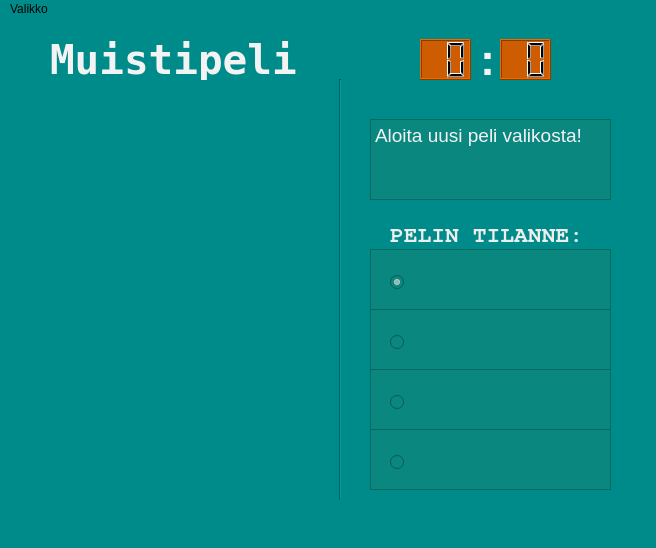
<?xml version="1.0" encoding="UTF-8"?>
<ui version="4.0">
 <class>MainWindow</class>
 <widget class="QMainWindow" name="MainWindow">
  <property name="geometry">
   <rect>
    <x>0</x>
    <y>0</y>
    <width>656</width>
    <height>548</height>
   </rect>
  </property>
  <property name="windowTitle">
   <string>MainWindow</string>
  </property>
  <property name="styleSheet">
   <string notr="true">background-color: darkCyan;</string>
  </property>
  <widget class="QWidget" name="centralwidget">
   <widget class="QLabel" name="gameStateLabel">
    <property name="geometry">
     <rect>
      <x>390</x>
      <y>200</y>
      <width>201</width>
      <height>31</height>
     </rect>
    </property>
    <property name="font">
     <font>
      <family>FreeMono</family>
      <pointsize>17</pointsize>
      <weight>75</weight>
      <italic>false</italic>
      <bold>true</bold>
     </font>
    </property>
    <property name="styleSheet">
     <string notr="true">color: rgb(238, 238, 236);</string>
    </property>
    <property name="text">
     <string>PELIN TILANNE:</string>
    </property>
   </widget>
   <widget class="QFrame" name="playerOneFrame">
    <property name="geometry">
     <rect>
      <x>370</x>
      <y>230</y>
      <width>241</width>
      <height>61</height>
     </rect>
    </property>
    <property name="styleSheet">
     <string notr="true">background-color: rgb(10, 135, 127);</string>
    </property>
    <property name="frameShape">
     <enum>QFrame::StyledPanel</enum>
    </property>
    <property name="frameShadow">
     <enum>QFrame::Raised</enum>
    </property>
    <widget class="QRadioButton" name="playerOneRadioButton">
     <property name="enabled">
      <bool>false</bool>
     </property>
     <property name="geometry">
      <rect>
       <x>20</x>
       <y>20</y>
       <width>106</width>
       <height>26</height>
      </rect>
     </property>
     <property name="font">
      <font>
       <family>Cantarell</family>
       <pointsize>14</pointsize>
      </font>
     </property>
     <property name="styleSheet">
      <string notr="true">color: rgb(243, 243, 243);</string>
     </property>
     <property name="text">
      <string/>
     </property>
     <property name="checked">
      <bool>true</bool>
     </property>
     <attribute name="buttonGroup">
      <string notr="true">buttonGroup</string>
     </attribute>
    </widget>
    <widget class="QLineEdit" name="playerOnePointsLineEdit">
     <property name="enabled">
      <bool>false</bool>
     </property>
     <property name="geometry">
      <rect>
       <x>180</x>
       <y>10</y>
       <width>51</width>
       <height>41</height>
      </rect>
     </property>
     <property name="font">
      <font>
       <pointsize>24</pointsize>
       <weight>75</weight>
       <italic>false</italic>
       <bold>true</bold>
       <strikeout>false</strikeout>
      </font>
     </property>
     <property name="styleSheet">
      <string notr="true">color: rgb(245, 121, 0);</string>
     </property>
     <property name="text">
      <string/>
     </property>
     <property name="frame">
      <bool>false</bool>
     </property>
    </widget>
   </widget>
   <widget class="QFrame" name="playerTwoFrame">
    <property name="geometry">
     <rect>
      <x>370</x>
      <y>290</y>
      <width>241</width>
      <height>61</height>
     </rect>
    </property>
    <property name="styleSheet">
     <string notr="true">background-color: rgb(10, 135, 127);</string>
    </property>
    <property name="frameShape">
     <enum>QFrame::StyledPanel</enum>
    </property>
    <property name="frameShadow">
     <enum>QFrame::Raised</enum>
    </property>
    <widget class="QRadioButton" name="playerTwoRadioButton">
     <property name="enabled">
      <bool>false</bool>
     </property>
     <property name="geometry">
      <rect>
       <x>20</x>
       <y>20</y>
       <width>106</width>
       <height>26</height>
      </rect>
     </property>
     <property name="font">
      <font>
       <pointsize>14</pointsize>
      </font>
     </property>
     <property name="styleSheet">
      <string notr="true">color: rgb(243, 243, 243);</string>
     </property>
     <property name="text">
      <string/>
     </property>
     <property name="checked">
      <bool>false</bool>
     </property>
     <attribute name="buttonGroup">
      <string notr="true">buttonGroup</string>
     </attribute>
    </widget>
    <widget class="QLineEdit" name="playerTwoPointsLineEdit">
     <property name="enabled">
      <bool>false</bool>
     </property>
     <property name="geometry">
      <rect>
       <x>180</x>
       <y>10</y>
       <width>51</width>
       <height>41</height>
      </rect>
     </property>
     <property name="font">
      <font>
       <pointsize>24</pointsize>
       <weight>75</weight>
       <italic>false</italic>
       <bold>true</bold>
       <strikeout>false</strikeout>
      </font>
     </property>
     <property name="styleSheet">
      <string notr="true">color: rgb(245, 121, 0);</string>
     </property>
     <property name="text">
      <string/>
     </property>
     <property name="frame">
      <bool>false</bool>
     </property>
    </widget>
   </widget>
   <widget class="QFrame" name="playerThreeFrame">
    <property name="geometry">
     <rect>
      <x>370</x>
      <y>350</y>
      <width>241</width>
      <height>61</height>
     </rect>
    </property>
    <property name="styleSheet">
     <string notr="true">background-color: rgb(10, 135, 127);</string>
    </property>
    <property name="frameShape">
     <enum>QFrame::StyledPanel</enum>
    </property>
    <property name="frameShadow">
     <enum>QFrame::Raised</enum>
    </property>
    <widget class="QRadioButton" name="playerThreeRadioButton">
     <property name="enabled">
      <bool>false</bool>
     </property>
     <property name="geometry">
      <rect>
       <x>20</x>
       <y>20</y>
       <width>106</width>
       <height>26</height>
      </rect>
     </property>
     <property name="font">
      <font>
       <pointsize>14</pointsize>
      </font>
     </property>
     <property name="styleSheet">
      <string notr="true">color: rgb(243, 243, 243);</string>
     </property>
     <property name="text">
      <string/>
     </property>
     <property name="checked">
      <bool>false</bool>
     </property>
     <attribute name="buttonGroup">
      <string notr="true">buttonGroup</string>
     </attribute>
    </widget>
    <widget class="QLineEdit" name="playerThreePointsLineEdit">
     <property name="enabled">
      <bool>false</bool>
     </property>
     <property name="geometry">
      <rect>
       <x>180</x>
       <y>10</y>
       <width>51</width>
       <height>41</height>
      </rect>
     </property>
     <property name="font">
      <font>
       <pointsize>24</pointsize>
       <weight>75</weight>
       <italic>false</italic>
       <bold>true</bold>
       <strikeout>false</strikeout>
      </font>
     </property>
     <property name="styleSheet">
      <string notr="true">color: rgb(245, 121, 0);</string>
     </property>
     <property name="text">
      <string/>
     </property>
     <property name="frame">
      <bool>false</bool>
     </property>
    </widget>
   </widget>
   <widget class="QFrame" name="playerFourFrame">
    <property name="geometry">
     <rect>
      <x>370</x>
      <y>410</y>
      <width>241</width>
      <height>61</height>
     </rect>
    </property>
    <property name="styleSheet">
     <string notr="true">background-color: rgb(10, 135, 127);</string>
    </property>
    <property name="frameShape">
     <enum>QFrame::StyledPanel</enum>
    </property>
    <property name="frameShadow">
     <enum>QFrame::Raised</enum>
    </property>
    <widget class="QRadioButton" name="playerFourRadioButton">
     <property name="enabled">
      <bool>false</bool>
     </property>
     <property name="geometry">
      <rect>
       <x>20</x>
       <y>20</y>
       <width>106</width>
       <height>26</height>
      </rect>
     </property>
     <property name="font">
      <font>
       <pointsize>14</pointsize>
      </font>
     </property>
     <property name="styleSheet">
      <string notr="true">color: rgb(243, 243, 243);</string>
     </property>
     <property name="text">
      <string/>
     </property>
     <property name="checked">
      <bool>false</bool>
     </property>
     <attribute name="buttonGroup">
      <string notr="true">buttonGroup</string>
     </attribute>
    </widget>
    <widget class="QLineEdit" name="playerFourPointsLineEdit">
     <property name="enabled">
      <bool>false</bool>
     </property>
     <property name="geometry">
      <rect>
       <x>180</x>
       <y>10</y>
       <width>51</width>
       <height>41</height>
      </rect>
     </property>
     <property name="font">
      <font>
       <pointsize>24</pointsize>
       <weight>75</weight>
       <italic>false</italic>
       <bold>true</bold>
       <strikeout>false</strikeout>
      </font>
     </property>
     <property name="styleSheet">
      <string notr="true">color: rgb(245, 121, 0);</string>
     </property>
     <property name="text">
      <string/>
     </property>
     <property name="frame">
      <bool>false</bool>
     </property>
    </widget>
   </widget>
   <widget class="QWidget" name="gridLayoutWidget">
    <property name="geometry">
     <rect>
      <x>50</x>
      <y>80</y>
      <width>271</width>
      <height>391</height>
     </rect>
    </property>
    <layout class="QGridLayout" name="gameBoardGridLayout">
     <property name="sizeConstraint">
      <enum>QLayout::SetFixedSize</enum>
     </property>
     <property name="spacing">
      <number>1</number>
     </property>
    </layout>
   </widget>
   <widget class="QTextBrowser" name="resultTextBrowser">
    <property name="geometry">
     <rect>
      <x>370</x>
      <y>100</y>
      <width>241</width>
      <height>81</height>
     </rect>
    </property>
    <property name="font">
     <font>
      <pointsize>13</pointsize>
     </font>
    </property>
    <property name="styleSheet">
     <string notr="true">background-color: rgb(10, 135, 127);
color: rgb(243, 243, 243);</string>
    </property>
    <property name="html">
     <string>&lt;!DOCTYPE HTML PUBLIC &quot;-//W3C//DTD HTML 4.0//EN&quot; &quot;http://www.w3.org/TR/REC-html40/strict.dtd&quot;&gt;
&lt;html&gt;&lt;head&gt;&lt;meta name=&quot;qrichtext&quot; content=&quot;1&quot; /&gt;&lt;style type=&quot;text/css&quot;&gt;
p, li { white-space: pre-wrap; }
&lt;/style&gt;&lt;/head&gt;&lt;body style=&quot; font-family:'Cantarell'; font-size:13pt; font-weight:400; font-style:normal;&quot;&gt;
&lt;p style=&quot; margin-top:0px; margin-bottom:0px; margin-left:0px; margin-right:0px; -qt-block-indent:0; text-indent:0px;&quot;&gt;&lt;span style=&quot; font-size:14pt;&quot;&gt;Aloita uusi peli valikosta!&lt;/span&gt;&lt;/p&gt;&lt;/body&gt;&lt;/html&gt;</string>
    </property>
   </widget>
   <widget class="QLabel" name="headerLabel">
    <property name="geometry">
     <rect>
      <x>50</x>
      <y>20</y>
      <width>261</width>
      <height>41</height>
     </rect>
    </property>
    <property name="font">
     <font>
      <family>DejaVu LGC Sans Mono</family>
      <pointsize>31</pointsize>
      <weight>75</weight>
      <bold>true</bold>
     </font>
    </property>
    <property name="styleSheet">
     <string notr="true">color: rgb(243, 243, 243);</string>
    </property>
    <property name="text">
     <string>Muistipeli</string>
    </property>
   </widget>
   <widget class="Line" name="line">
    <property name="geometry">
     <rect>
      <x>330</x>
      <y>60</y>
      <width>20</width>
      <height>421</height>
     </rect>
    </property>
    <property name="orientation">
     <enum>Qt::Vertical</enum>
    </property>
   </widget>
   <widget class="QLCDNumber" name="secondsLcdNumber">
    <property name="geometry">
     <rect>
      <x>500</x>
      <y>20</y>
      <width>51</width>
      <height>41</height>
     </rect>
    </property>
    <property name="styleSheet">
     <string notr="true">background-color: rgb(206, 92, 0);</string>
    </property>
    <property name="digitCount">
     <number>2</number>
    </property>
    <property name="segmentStyle">
     <enum>QLCDNumber::Filled</enum>
    </property>
   </widget>
   <widget class="QLCDNumber" name="minutesLcdNumber">
    <property name="geometry">
     <rect>
      <x>420</x>
      <y>20</y>
      <width>51</width>
      <height>41</height>
     </rect>
    </property>
    <property name="styleSheet">
     <string notr="true">background-color: rgb(206, 92, 0);</string>
    </property>
    <property name="smallDecimalPoint">
     <bool>false</bool>
    </property>
    <property name="digitCount">
     <number>2</number>
    </property>
    <property name="segmentStyle">
     <enum>QLCDNumber::Filled</enum>
    </property>
    <property name="intValue" stdset="0">
     <number>0</number>
    </property>
   </widget>
   <widget class="QLabel" name="label">
    <property name="geometry">
     <rect>
      <x>480</x>
      <y>20</y>
      <width>16</width>
      <height>41</height>
     </rect>
    </property>
    <property name="font">
     <font>
      <pointsize>34</pointsize>
      <weight>75</weight>
      <bold>true</bold>
     </font>
    </property>
    <property name="styleSheet">
     <string notr="true">color: rgb(243, 243, 243);</string>
    </property>
    <property name="text">
     <string>:</string>
    </property>
   </widget>
  </widget>
  <widget class="QMenuBar" name="menubar">
   <property name="geometry">
    <rect>
     <x>0</x>
     <y>0</y>
     <width>656</width>
     <height>25</height>
    </rect>
   </property>
   <widget class="QMenu" name="menuValikko">
    <property name="title">
     <string>Valikko</string>
    </property>
    <addaction name="actionNewGame"/>
    <addaction name="actionQuit"/>
   </widget>
   <addaction name="menuValikko"/>
  </widget>
  <widget class="QStatusBar" name="statusbar"/>
  <action name="actionNewGame">
   <property name="text">
    <string>Uusi peli</string>
   </property>
  </action>
  <action name="actionQuit">
   <property name="text">
    <string>Lopeta</string>
   </property>
  </action>
 </widget>
 <resources/>
 <connections>
  <connection>
   <sender>actionQuit</sender>
   <signal>triggered()</signal>
   <receiver>MainWindow</receiver>
   <slot>close()</slot>
   <hints>
    <hint type="sourcelabel">
     <x>-1</x>
     <y>-1</y>
    </hint>
    <hint type="destinationlabel">
     <x>388</x>
     <y>290</y>
    </hint>
   </hints>
  </connection>
 </connections>
 <buttongroups>
  <buttongroup name="buttonGroup">
   <property name="exclusive">
    <bool>true</bool>
   </property>
  </buttongroup>
 </buttongroups>
</ui>
